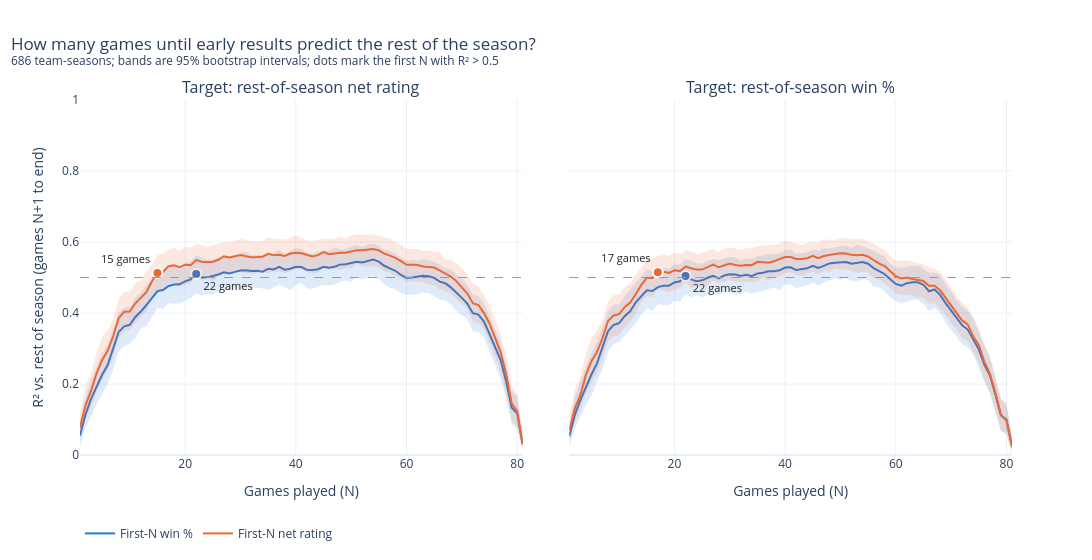

The code cell stored with this chart in its notebook:
### Markdown cell above
## R² by games played

### Code cell
plot_r2_by_games(curves, threshold=0.5).show()

### Figure 1 — Plotly figure (JSON) as saved in the notebook; plotly's stock layout.template omitted (floating-point values rounded to 4 significant figures; data arrays with more than 128 entries replaced by an {"elided": "..."} marker saying what was removed)
{"data": [{"fill": "toself", "fillcolor": "rgba(42,120,214,0.15)", "hoverinfo": "skip", "line": {"width": 0}, "showlegend": false, "type": "scatter", "x": {"elided": "162 int values"}, "xaxis": "x", "y": {"elided": "162 float values"}, "yaxis": "y"}, {"customdata": {"elided": "81x2 float values"}, "hovertemplate": "First-N win %<br>After %{x} games: R² = %{y:.3f}<br>95% CI %{customdata[0]:.3f} to %{customdata[1]:.3f}<extra></extra>", "legendgroup": "win_pct", "line": {"color": "#2a78d6", "width": 2}, "mode": "lines", "name": "First-N win %", "showlegend": true, "type": "scatter", "x": [1, 2, 3, 4, 5, 6, 7, 8, 9, 10, 11, 12, 13, 14, 15, 16, 17, 18, 19, 20, 21, 22, 23, 24, 25, 26, 27, 28, 29, 30, 31, 32, 33, 34, 35, 36, 37, 38, 39, 40, 41, 42, 43, 44, 45, 46, 47, 48, 49, 50, 51, 52, 53, 54, 55, 56, 57, 58, 59, 60, 61, 62, 63, 64, 65, 66, 67, 68, 69, 70, 71, 72, 73, 74, 75, 76, 77, 78, 79, 80, 81], "xaxis": "x", "y": [0.0547, 0.1142, 0.1582, 0.1913, 0.2258, 0.2533, 0.298, 0.3473, 0.3623, 0.3668, 0.3889, 0.4041, 0.4225, 0.4418, 0.4616, 0.4645, 0.4761, 0.4804, 0.4808, 0.4891, 0.4948, 0.5096, 0.5003, 0.5004, 0.5038, 0.5084, 0.5146, 0.5112, 0.5158, 0.52, 0.5201, 0.5185, 0.5193, 0.5165, 0.5244, 0.5225, 0.5298, 0.5221, 0.5247, 0.5301, 0.5296, 0.5219, 0.5212, 0.5233, 0.5301, 0.5272, 0.5305, 0.5363, 0.5371, 0.5399, 0.5442, 0.5425, 0.5475, 0.5509, 0.5445, 0.533, 0.5258, 0.519, 0.5072, 0.4987, 0.4997, 0.5012, 0.5047, 0.5037, 0.4991, 0.4883, 0.4839, 0.4723, 0.4584, 0.4426, 0.4263, 0.3994, 0.3955, 0.376, 0.3408, 0.3046, 0.2684, 0.2077, 0.1338, 0.1174, 0.02983], "yaxis": "y"}, {"hoverinfo": "skip", "marker": {"color": "#2a78d6", "line": {"color": "white", "width": 2}, "size": 10}, "mode": "markers+text", "showlegend": false, "text": ["22 games"], "textfont": {"color": "#222222", "size": 11}, "textposition": "bottom right", "type": "scatter", "x": [22], "xaxis": "x", "y": [0.5096], "yaxis": "y"}, {"fill": "toself", "fillcolor": "rgba(235,104,52,0.15)", "hoverinfo": "skip", "line": {"width": 0}, "showlegend": false, "type": "scatter", "x": {"elided": "162 int values"}, "xaxis": "x", "y": {"elided": "162 float values"}, "yaxis": "y"}, {"customdata": {"elided": "81x2 float values"}, "hovertemplate": "First-N net rating<br>After %{x} games: R² = %{y:.3f}<br>95% CI %{customdata[0]:.3f} to %{customdata[1]:.3f}<extra></extra>", "legendgroup": "net_rtg", "line": {"color": "#eb6834", "width": 2}, "mode": "lines", "name": "First-N net rating", "showlegend": true, "type": "scatter", "x": [1, 2, 3, 4, 5, 6, 7, 8, 9, 10, 11, 12, 13, 14, 15, 16, 17, 18, 19, 20, 21, 22, 23, 24, 25, 26, 27, 28, 29, 30, 31, 32, 33, 34, 35, 36, 37, 38, 39, 40, 41, 42, 43, 44, 45, 46, 47, 48, 49, 50, 51, 52, 53, 54, 55, 56, 57, 58, 59, 60, 61, 62, 63, 64, 65, 66, 67, 68, 69, 70, 71, 72, 73, 74, 75, 76, 77, 78, 79, 80, 81], "xaxis": "x", "y": [0.07673, 0.1404, 0.1804, 0.2302, 0.268, 0.2937, 0.3352, 0.3861, 0.4035, 0.4044, 0.4274, 0.4423, 0.4589, 0.4893, 0.5125, 0.5154, 0.532, 0.5345, 0.5289, 0.5362, 0.5346, 0.5491, 0.5442, 0.5433, 0.5446, 0.5498, 0.5599, 0.5564, 0.5592, 0.5633, 0.5598, 0.5567, 0.5575, 0.5586, 0.5667, 0.5624, 0.5638, 0.5606, 0.5674, 0.5697, 0.5681, 0.5631, 0.5591, 0.5631, 0.5715, 0.5658, 0.5683, 0.57, 0.5701, 0.5741, 0.5768, 0.5766, 0.5773, 0.5799, 0.5763, 0.5671, 0.5617, 0.5551, 0.5462, 0.536, 0.5362, 0.5352, 0.5309, 0.5296, 0.5279, 0.5201, 0.5106, 0.5026, 0.4899, 0.4728, 0.4549, 0.4274, 0.4225, 0.3997, 0.3704, 0.3307, 0.2898, 0.2286, 0.1461, 0.1225, 0.02991], "yaxis": "y"}, {"hoverinfo": "skip", "marker": {"color": "#eb6834", "line": {"color": "white", "width": 2}, "size": 10}, "mode": "markers+text", "showlegend": false, "text": ["15 games"], "textfont": {"color": "#222222", "size": 11}, "textposition": "top left", "type": "scatter", "x": [15], "xaxis": "x", "y": [0.5125], "yaxis": "y"}, {"fill": "toself", "fillcolor": "rgba(42,120,214,0.15)", "hoverinfo": "skip", "line": {"width": 0}, "showlegend": false, "type": "scatter", "x": {"elided": "162 int values"}, "xaxis": "x2", "y": {"elided": "162 float values"}, "yaxis": "y2"}, {"customdata": {"elided": "81x2 float values"}, "hovertemplate": "First-N win %<br>After %{x} games: R² = %{y:.3f}<br>95% CI %{customdata[0]:.3f} to %{customdata[1]:.3f}<extra></extra>", "legendgroup": "win_pct", "line": {"color": "#2a78d6", "width": 2}, "mode": "lines", "name": "First-N win %", "showlegend": false, "type": "scatter", "x": [1, 2, 3, 4, 5, 6, 7, 8, 9, 10, 11, 12, 13, 14, 15, 16, 17, 18, 19, 20, 21, 22, 23, 24, 25, 26, 27, 28, 29, 30, 31, 32, 33, 34, 35, 36, 37, 38, 39, 40, 41, 42, 43, 44, 45, 46, 47, 48, 49, 50, 51, 52, 53, 54, 55, 56, 57, 58, 59, 60, 61, 62, 63, 64, 65, 66, 67, 68, 69, 70, 71, 72, 73, 74, 75, 76, 77, 78, 79, 80, 81], "xaxis": "x2", "y": [0.05268, 0.113, 0.1547, 0.1923, 0.2267, 0.2581, 0.3019, 0.3488, 0.3664, 0.3711, 0.391, 0.4047, 0.4298, 0.4458, 0.4638, 0.4619, 0.4728, 0.4768, 0.4769, 0.4862, 0.4896, 0.504, 0.4947, 0.4896, 0.492, 0.4992, 0.5046, 0.4976, 0.5057, 0.509, 0.5086, 0.5043, 0.5075, 0.5035, 0.5115, 0.5136, 0.5174, 0.5176, 0.5202, 0.5281, 0.5287, 0.521, 0.5247, 0.5263, 0.5329, 0.5267, 0.5327, 0.5398, 0.5413, 0.5418, 0.5438, 0.539, 0.5421, 0.5438, 0.5389, 0.5263, 0.5178, 0.5093, 0.4952, 0.482, 0.477, 0.4841, 0.4864, 0.4863, 0.4797, 0.4613, 0.4663, 0.451, 0.4277, 0.4067, 0.3844, 0.3651, 0.3534, 0.3253, 0.2976, 0.2543, 0.2244, 0.1707, 0.1118, 0.09998, 0.02465], "yaxis": "y2"}, {"hoverinfo": "skip", "marker": {"color": "#2a78d6", "line": {"color": "white", "width": 2}, "size": 10}, "mode": "markers+text", "showlegend": false, "text": ["22 games"], "textfont": {"color": "#222222", "size": 11}, "textposition": "bottom right", "type": "scatter", "x": [22], "xaxis": "x2", "y": [0.504], "yaxis": "y2"}, {"fill": "toself", "fillcolor": "rgba(235,104,52,0.15)", "hoverinfo": "skip", "line": {"width": 0}, "showlegend": false, "type": "scatter", "x": {"elided": "162 int values"}, "xaxis": "x2", "y": {"elided": "162 float values"}, "yaxis": "y2"}, {"customdata": {"elided": "81x2 float values"}, "hovertemplate": "First-N net rating<br>After %{x} games: R² = %{y:.3f}<br>95% CI %{customdata[0]:.3f} to %{customdata[1]:.3f}<extra></extra>", "legendgroup": "net_rtg", "line": {"color": "#eb6834", "width": 2}, "mode": "lines", "name": "First-N net rating", "showlegend": false, "type": "scatter", "x": [1, 2, 3, 4, 5, 6, 7, 8, 9, 10, 11, 12, 13, 14, 15, 16, 17, 18, 19, 20, 21, 22, 23, 24, 25, 26, 27, 28, 29, 30, 31, 32, 33, 34, 35, 36, 37, 38, 39, 40, 41, 42, 43, 44, 45, 46, 47, 48, 49, 50, 51, 52, 53, 54, 55, 56, 57, 58, 59, 60, 61, 62, 63, 64, 65, 66, 67, 68, 69, 70, 71, 72, 73, 74, 75, 76, 77, 78, 79, 80, 81], "xaxis": "x2", "y": [0.06932, 0.1315, 0.1691, 0.2256, 0.2645, 0.2899, 0.3294, 0.3774, 0.3932, 0.3967, 0.4163, 0.4297, 0.4527, 0.4785, 0.4994, 0.4986, 0.5151, 0.5164, 0.5127, 0.5202, 0.518, 0.5308, 0.5262, 0.5222, 0.5223, 0.5285, 0.5362, 0.5288, 0.5345, 0.539, 0.535, 0.5328, 0.5354, 0.5349, 0.5442, 0.5437, 0.5418, 0.5457, 0.5518, 0.558, 0.5577, 0.5524, 0.5522, 0.5544, 0.5612, 0.5546, 0.5605, 0.5641, 0.5659, 0.5686, 0.5675, 0.5638, 0.5625, 0.5638, 0.5592, 0.5487, 0.5392, 0.5324, 0.5185, 0.5034, 0.4973, 0.4998, 0.4959, 0.4939, 0.4901, 0.4769, 0.4769, 0.4639, 0.4418, 0.4222, 0.3982, 0.3784, 0.368, 0.3337, 0.3098, 0.2624, 0.2294, 0.175, 0.113, 0.09663, 0.02264], "yaxis": "y2"}, {"hoverinfo": "skip", "marker": {"color": "#eb6834", "line": {"color": "white", "width": 2}, "size": 10}, "mode": "markers+text", "showlegend": false, "text": ["17 games"], "textfont": {"color": "#222222", "size": 11}, "textposition": "top left", "type": "scatter", "x": [17], "xaxis": "x2", "y": [0.5151], "yaxis": "y2"}], "layout": {"annotations": [{"font": {"size": 16}, "showarrow": false, "text": "Target: rest-of-season net rating", "x": 0.2375, "xanchor": "center", "xref": "paper", "y": 1.0, "yanchor": "bottom", "yref": "paper"}, {"font": {"size": 16}, "showarrow": false, "text": "Target: rest-of-season win %", "x": 0.7625, "xanchor": "center", "xref": "paper", "y": 1.0, "yanchor": "bottom", "yref": "paper"}], "height": 560, "hovermode": "closest", "legend": {"orientation": "h", "x": 0, "y": -0.18}, "shapes": [{"line": {"color": "#9a9a9a", "dash": "dash", "width": 1}, "type": "line", "x0": 0, "x1": 1, "xref": "x domain", "y0": 0.5, "y1": 0.5, "yref": "y"}, {"line": {"color": "#9a9a9a", "dash": "dash", "width": 1}, "type": "line", "x0": 0, "x1": 1, "xref": "x2 domain", "y0": 0.5, "y1": 0.5, "yref": "y2"}], "title": {"text": "How many games until early results predict the rest of the season?<br><sup>686 team-seasons; bands are 95% bootstrap intervals; dots mark the first N with R² > 0.5</sup>", "x": 0.01}, "width": 1100, "xaxis": {"anchor": "y", "domain": [0.0, 0.475], "title": {"text": "Games played (N)"}}, "xaxis2": {"anchor": "y2", "domain": [0.525, 1.0], "title": {"text": "Games played (N)"}}, "yaxis": {"anchor": "x", "domain": [0.0, 1.0], "range": [0, 1], "title": {"text": "R² vs. rest of season (games N+1 to end)"}}, "yaxis2": {"anchor": "x2", "domain": [0.0, 1.0], "matches": "y", "showticklabels": false}}}
